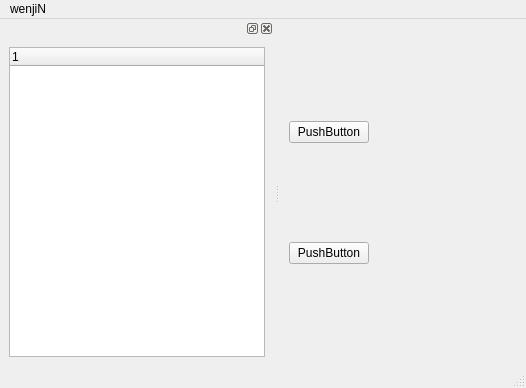
<?xml version="1.0" encoding="UTF-8"?>
<ui version="4.0">
 <class>modelbuilder</class>
 <widget class="QMainWindow" name="modelbuilder">
  <property name="geometry">
   <rect>
    <x>0</x>
    <y>0</y>
    <width>526</width>
    <height>388</height>
   </rect>
  </property>
  <property name="windowTitle">
   <string>MainWindow</string>
  </property>
  <widget class="QWidget" name="centralwidget">
   <layout class="QHBoxLayout" name="horizontalLayout_2">
    <item>
     <layout class="QGridLayout" name="gridLayout">
      <item row="1" column="0">
       <widget class="QPushButton" name="push2">
        <property name="text">
         <string>PushButton</string>
        </property>
       </widget>
      </item>
      <item row="0" column="0">
       <widget class="QPushButton" name="push1">
        <property name="text">
         <string>PushButton</string>
        </property>
       </widget>
      </item>
     </layout>
    </item>
    <item>
     <spacer name="horizontalSpacer">
      <property name="orientation">
       <enum>Qt::Horizontal</enum>
      </property>
      <property name="sizeHint" stdset="0">
       <size>
        <width>40</width>
        <height>20</height>
       </size>
      </property>
     </spacer>
    </item>
   </layout>
  </widget>
  <widget class="QMenuBar" name="menubar">
   <property name="geometry">
    <rect>
     <x>0</x>
     <y>0</y>
     <width>526</width>
     <height>23</height>
    </rect>
   </property>
   <widget class="QMenu" name="menuwenjiN">
    <property name="title">
     <string>wenjiN</string>
    </property>
    <addaction name="actionopen"/>
    <addaction name="actionnew"/>
   </widget>
   <addaction name="menuwenjiN"/>
  </widget>
  <widget class="QStatusBar" name="statusbar"/>
  <widget class="QDockWidget" name="dockWidget">
   <attribute name="dockWidgetArea">
    <number>1</number>
   </attribute>
   <widget class="QWidget" name="dockWidgetContents">
    <layout class="QHBoxLayout" name="horizontalLayout">
     <item>
      <widget class="QTreeWidget" name="toolboxtree">
       <column>
        <property name="text">
         <string notr="true">1</string>
        </property>
       </column>
      </widget>
     </item>
    </layout>
   </widget>
  </widget>
  <action name="actionopen">
   <property name="text">
    <string>open</string>
   </property>
  </action>
  <action name="actionnew">
   <property name="text">
    <string>new</string>
   </property>
  </action>
 </widget>
 <resources/>
 <connections/>
</ui>
